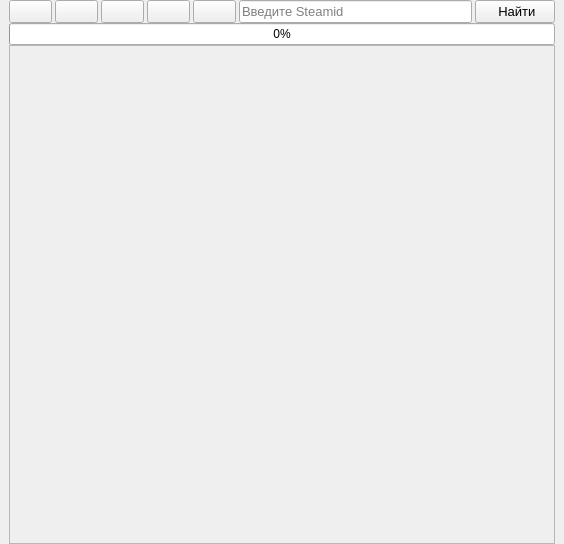
<?xml version="1.0" encoding="UTF-8"?>
<ui version="4.0">
 <class>FormMain</class>
 <widget class="QWidget" name="FormMain">
  <property name="geometry">
   <rect>
    <x>0</x>
    <y>0</y>
    <width>564</width>
    <height>544</height>
   </rect>
  </property>
  <property name="windowTitle">
   <string>Form</string>
  </property>
  <layout class="QVBoxLayout" name="verticalLayout_2">
   <property name="spacing">
    <number>0</number>
   </property>
   <property name="leftMargin">
    <number>0</number>
   </property>
   <property name="topMargin">
    <number>0</number>
   </property>
   <property name="rightMargin">
    <number>0</number>
   </property>
   <property name="bottomMargin">
    <number>0</number>
   </property>
   <item>
    <layout class="QVBoxLayout" name="verticalLayout">
     <property name="leftMargin">
      <number>9</number>
     </property>
     <property name="rightMargin">
      <number>9</number>
     </property>
     <item>
      <layout class="QHBoxLayout" name="horizontalLayout_4">
       <property name="spacing">
        <number>3</number>
       </property>
       <item>
        <widget class="QPushButton" name="ButtonBack">
         <property name="font">
          <font>
           <pointsize>10</pointsize>
          </font>
         </property>
         <property name="text">
          <string/>
         </property>
        </widget>
       </item>
       <item>
        <widget class="QPushButton" name="ButtonNext">
         <property name="font">
          <font>
           <pointsize>10</pointsize>
          </font>
         </property>
         <property name="text">
          <string/>
         </property>
        </widget>
       </item>
       <item>
        <widget class="QPushButton" name="ButtonUpdate">
         <property name="font">
          <font>
           <pointsize>10</pointsize>
          </font>
         </property>
         <property name="text">
          <string/>
         </property>
        </widget>
       </item>
       <item>
        <widget class="QPushButton" name="ButtonGoToMyProfile">
         <property name="font">
          <font>
           <pointsize>10</pointsize>
          </font>
         </property>
         <property name="text">
          <string/>
         </property>
        </widget>
       </item>
       <item>
        <widget class="QPushButton" name="ButtonSettings">
         <property name="font">
          <font>
           <pointsize>10</pointsize>
          </font>
         </property>
         <property name="text">
          <string/>
         </property>
        </widget>
       </item>
       <item>
        <widget class="QLineEdit" name="LineEditIdProfile">
         <property name="font">
          <font>
           <pointsize>10</pointsize>
          </font>
         </property>
         <property name="placeholderText">
          <string>Введите Steamid</string>
         </property>
        </widget>
       </item>
       <item>
        <widget class="QPushButton" name="ButtonFindProfile">
         <property name="enabled">
          <bool>true</bool>
         </property>
         <property name="font">
          <font>
           <pointsize>10</pointsize>
          </font>
         </property>
         <property name="text">
          <string> Найти</string>
         </property>
        </widget>
       </item>
      </layout>
     </item>
     <item>
      <widget class="QStackedWidget" name="StackedWidgetProfiles">
       <property name="sizePolicy">
        <sizepolicy hsizetype="Preferred" vsizetype="Maximum">
         <horstretch>0</horstretch>
         <verstretch>0</verstretch>
        </sizepolicy>
       </property>
       <property name="lineWidth">
        <number>0</number>
       </property>
      </widget>
     </item>
     <item>
      <widget class="ProgressBarGood" name="FormProgressBar">
       <property name="sizePolicy">
        <sizepolicy hsizetype="Expanding" vsizetype="Maximum">
         <horstretch>0</horstretch>
         <verstretch>0</verstretch>
        </sizepolicy>
       </property>
       <property name="value">
        <number>0</number>
       </property>
      </widget>
     </item>
     <item>
      <widget class="QStackedWidget" name="StackedWidgetForms">
       <property name="sizePolicy">
        <sizepolicy hsizetype="Preferred" vsizetype="Expanding">
         <horstretch>0</horstretch>
         <verstretch>0</verstretch>
        </sizepolicy>
       </property>
       <property name="currentIndex">
        <number>0</number>
       </property>
       <widget class="QWidget" name="None">
        <property name="sizePolicy">
         <sizepolicy hsizetype="Preferred" vsizetype="Expanding">
          <horstretch>0</horstretch>
          <verstretch>0</verstretch>
         </sizepolicy>
        </property>
        <layout class="QGridLayout" name="gridLayout">
         <property name="leftMargin">
          <number>0</number>
         </property>
         <property name="topMargin">
          <number>0</number>
         </property>
         <property name="rightMargin">
          <number>0</number>
         </property>
         <property name="bottomMargin">
          <number>0</number>
         </property>
         <property name="spacing">
          <number>0</number>
         </property>
         <item row="0" column="0">
          <widget class="QScrollArea" name="ScrollAreaNone">
           <property name="widgetResizable">
            <bool>true</bool>
           </property>
           <widget class="QWidget" name="scrollAreaWidgetContents">
            <property name="geometry">
             <rect>
              <x>0</x>
              <y>0</y>
              <width>544</width>
              <height>475</height>
             </rect>
            </property>
           </widget>
          </widget>
         </item>
        </layout>
       </widget>
       <widget class="QWidget" name="Games">
        <property name="sizePolicy">
         <sizepolicy hsizetype="Preferred" vsizetype="Expanding">
          <horstretch>0</horstretch>
          <verstretch>0</verstretch>
         </sizepolicy>
        </property>
        <layout class="QGridLayout" name="gridLayout_2">
         <property name="leftMargin">
          <number>0</number>
         </property>
         <property name="topMargin">
          <number>0</number>
         </property>
         <property name="rightMargin">
          <number>0</number>
         </property>
         <property name="bottomMargin">
          <number>0</number>
         </property>
         <property name="spacing">
          <number>0</number>
         </property>
         <item row="0" column="0">
          <widget class="FormGames" name="StackedFormGames" native="true"/>
         </item>
        </layout>
       </widget>
       <widget class="QWidget" name="Friends">
        <property name="sizePolicy">
         <sizepolicy hsizetype="Preferred" vsizetype="Expanding">
          <horstretch>0</horstretch>
          <verstretch>0</verstretch>
         </sizepolicy>
        </property>
        <layout class="QGridLayout" name="gridLayout_3">
         <property name="leftMargin">
          <number>0</number>
         </property>
         <property name="topMargin">
          <number>0</number>
         </property>
         <property name="rightMargin">
          <number>0</number>
         </property>
         <property name="bottomMargin">
          <number>0</number>
         </property>
         <property name="spacing">
          <number>0</number>
         </property>
         <item row="0" column="0">
          <widget class="FormFriends" name="StackedFormFriends" native="true"/>
         </item>
        </layout>
       </widget>
       <widget class="QWidget" name="Statistic">
        <property name="sizePolicy">
         <sizepolicy hsizetype="Preferred" vsizetype="Expanding">
          <horstretch>0</horstretch>
          <verstretch>0</verstretch>
         </sizepolicy>
        </property>
        <layout class="QGridLayout" name="gridLayout_4">
         <property name="leftMargin">
          <number>0</number>
         </property>
         <property name="topMargin">
          <number>0</number>
         </property>
         <property name="rightMargin">
          <number>0</number>
         </property>
         <property name="bottomMargin">
          <number>0</number>
         </property>
         <property name="spacing">
          <number>0</number>
         </property>
         <item row="0" column="0">
          <widget class="QScrollArea" name="ScrollAreaStatistic">
           <property name="widgetResizable">
            <bool>true</bool>
           </property>
           <widget class="QWidget" name="scrollAreaWidgetContents_3">
            <property name="geometry">
             <rect>
              <x>0</x>
              <y>0</y>
              <width>98</width>
              <height>28</height>
             </rect>
            </property>
           </widget>
          </widget>
         </item>
        </layout>
       </widget>
       <widget class="QWidget" name="Favorites">
        <property name="sizePolicy">
         <sizepolicy hsizetype="Preferred" vsizetype="Expanding">
          <horstretch>0</horstretch>
          <verstretch>0</verstretch>
         </sizepolicy>
        </property>
        <layout class="QGridLayout" name="gridLayout_5">
         <property name="leftMargin">
          <number>0</number>
         </property>
         <property name="topMargin">
          <number>0</number>
         </property>
         <property name="rightMargin">
          <number>0</number>
         </property>
         <property name="bottomMargin">
          <number>0</number>
         </property>
         <property name="spacing">
          <number>0</number>
         </property>
         <item row="0" column="0">
          <widget class="FormFavorites" name="StackedFormFavorites" native="true"/>
         </item>
        </layout>
       </widget>
       <widget class="QWidget" name="Settings">
        <property name="sizePolicy">
         <sizepolicy hsizetype="Preferred" vsizetype="Expanding">
          <horstretch>0</horstretch>
          <verstretch>0</verstretch>
         </sizepolicy>
        </property>
        <layout class="QGridLayout" name="gridLayout_6">
         <property name="leftMargin">
          <number>0</number>
         </property>
         <property name="topMargin">
          <number>0</number>
         </property>
         <property name="rightMargin">
          <number>0</number>
         </property>
         <property name="bottomMargin">
          <number>0</number>
         </property>
         <property name="spacing">
          <number>0</number>
         </property>
         <item row="0" column="0">
          <widget class="FormSettings" name="StackedFormSettings" native="true"/>
         </item>
        </layout>
       </widget>
      </widget>
     </item>
    </layout>
   </item>
  </layout>
 </widget>
 <customwidgets>
  <customwidget>
   <class>FormFriends</class>
   <extends>QWidget</extends>
   <header location="global">forms/subForms/main/formfriends.h</header>
   <container>1</container>
  </customwidget>
  <customwidget>
   <class>FormGames</class>
   <extends>QWidget</extends>
   <header location="global">forms/subForms/main/formgames.h</header>
   <container>1</container>
  </customwidget>
  <customwidget>
   <class>FormSettings</class>
   <extends>QWidget</extends>
   <header location="global">forms/subForms/main/formsettings.h</header>
   <container>1</container>
  </customwidget>
  <customwidget>
   <class>FormFavorites</class>
   <extends>QWidget</extends>
   <header location="global">forms/subForms/main/formfavorites.h</header>
   <container>1</container>
  </customwidget>
  <customwidget>
   <class>ProgressBarGood</class>
   <extends>QProgressBar</extends>
   <header location="global">subWidgets/progressBars/progressbargood.h</header>
  </customwidget>
 </customwidgets>
 <resources/>
 <connections/>
</ui>
